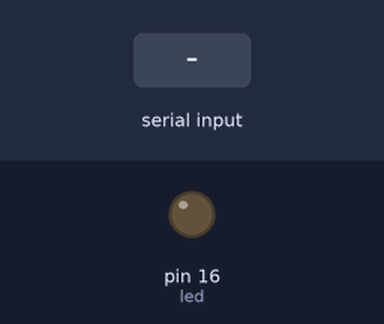
This sketch was run on a simulated Arduino Uno, built with avr-gcc and run on an emulated ATmega328P. Shown: output pins drawn as LEDs (lit = HIGH). The test bench sets the inputs (shaded band). What the sketch prints to the serial monitor is not drawn.

Above: at 3.0 s.
3.1 s: "0" received over Serial
At 4.7 s:
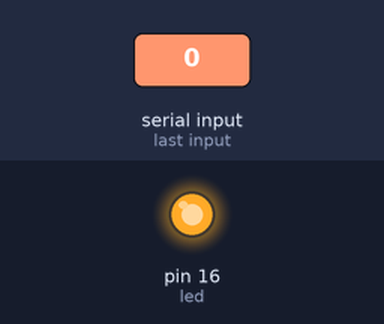
5.5 s: "1" received over Serial
At 6.3 s:
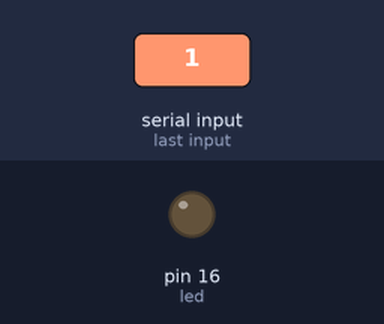
Timing chart, 0 to 8.5 s (numbered marks = the images above; inputs shaded):
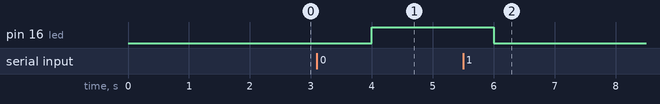

The sketch:

btcon.ino
```cpp
// (licence header left out)
const int led = 16;
char receivedChar = 0;

void setup ( void ) {
	pinMode ( led, OUTPUT );
	digitalWrite ( led, 0 );
	Serial.begin ( 9600 );
  }

void loop ( void ) {

   Serial.println("Enter your option\r\n"); delay(2000);

    if (Serial.available() > 0) {
       receivedChar = Serial.read();
    }
     Serial.println(receivedChar);
   if(receivedChar == '0')
   {
      digitalWrite(led, 1);
   }
   else if(receivedChar == '1')
   {
      digitalWrite(led, 0);
   }
}
```

Measured:
- after the input at 3.1 s, pin 16 (led): LOW → HIGH after 0.90 s
- after the input at 5.5 s, pin 16 (led): HIGH → LOW after 0.50 s
